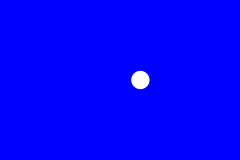
Frame 1 (no input)
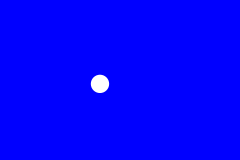
Frame 60 (the mouse pressed at the canvas centre just before this capture)
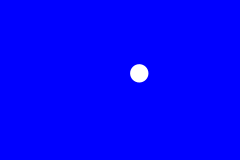
Frame 120 (the mouse held since frame 60 and released just before this capture)

The Processing sketch that drew these frames (run headless with seeded random() and noise(); from frame 60 on, the mouse is pressed at the canvas centre):

// Processing sketch: rotating_circle
// ── rotating_circle.pde
float xPos, yPos, circRad;
float angle = 0;
float rotationRad;

boolean going = false;

void setup() {
  size(240, 160);
  pixelDensity(2);
    
  circRad = random(4, 12);
  rotationRad = random(10, 50);
  
  xPos = width / 2;
  yPos = height / 2;
}

void draw() {
  background(0, 0, 255);
  noStroke();
  fill(255);
  
  float x1 = xPos + cos(angle) * rotationRad; 
  float y1 = yPos + sin(angle) * rotationRad;
  
  circle(x1, y1, circRad * 2);

  angle += 0.05;
}
